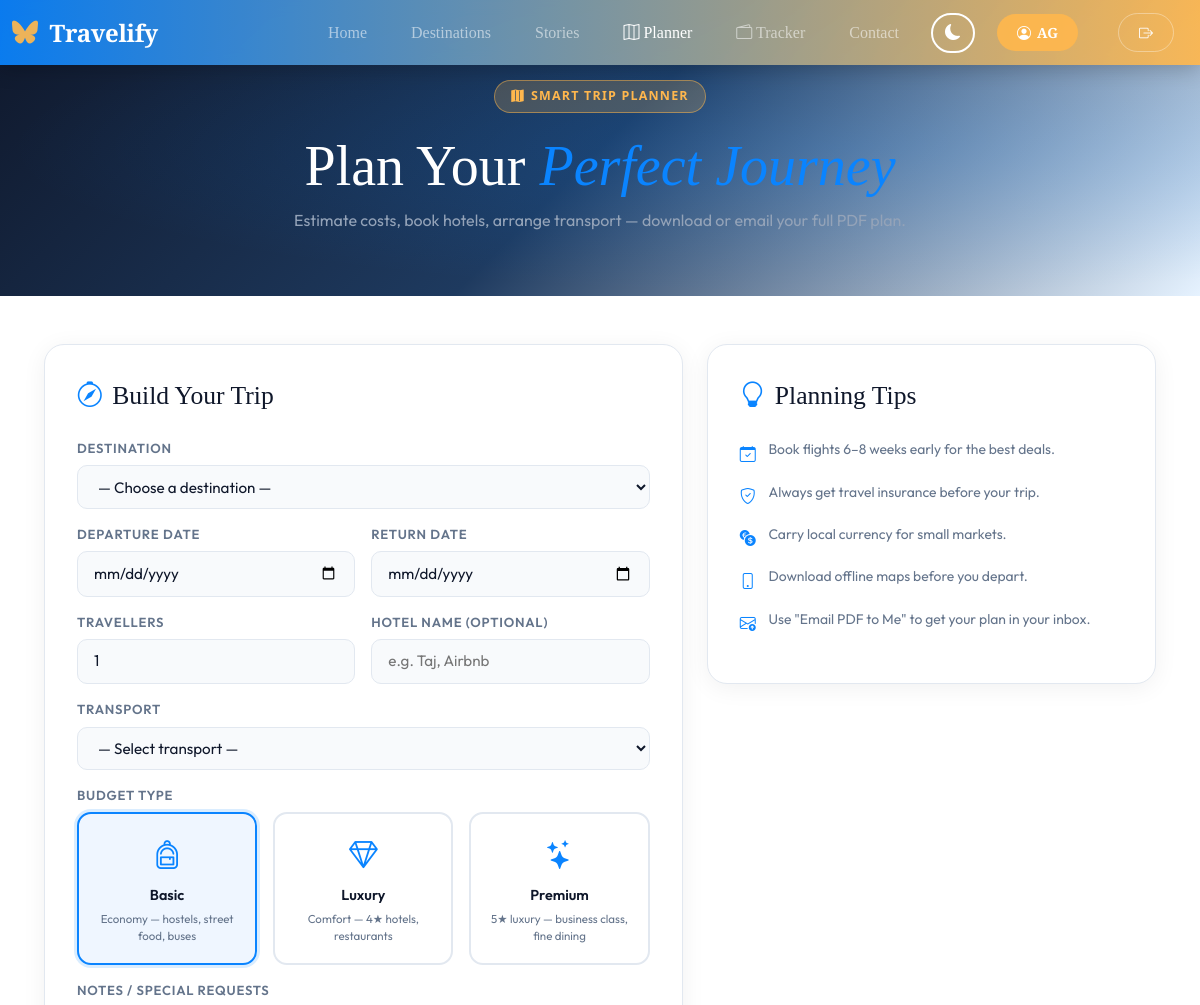
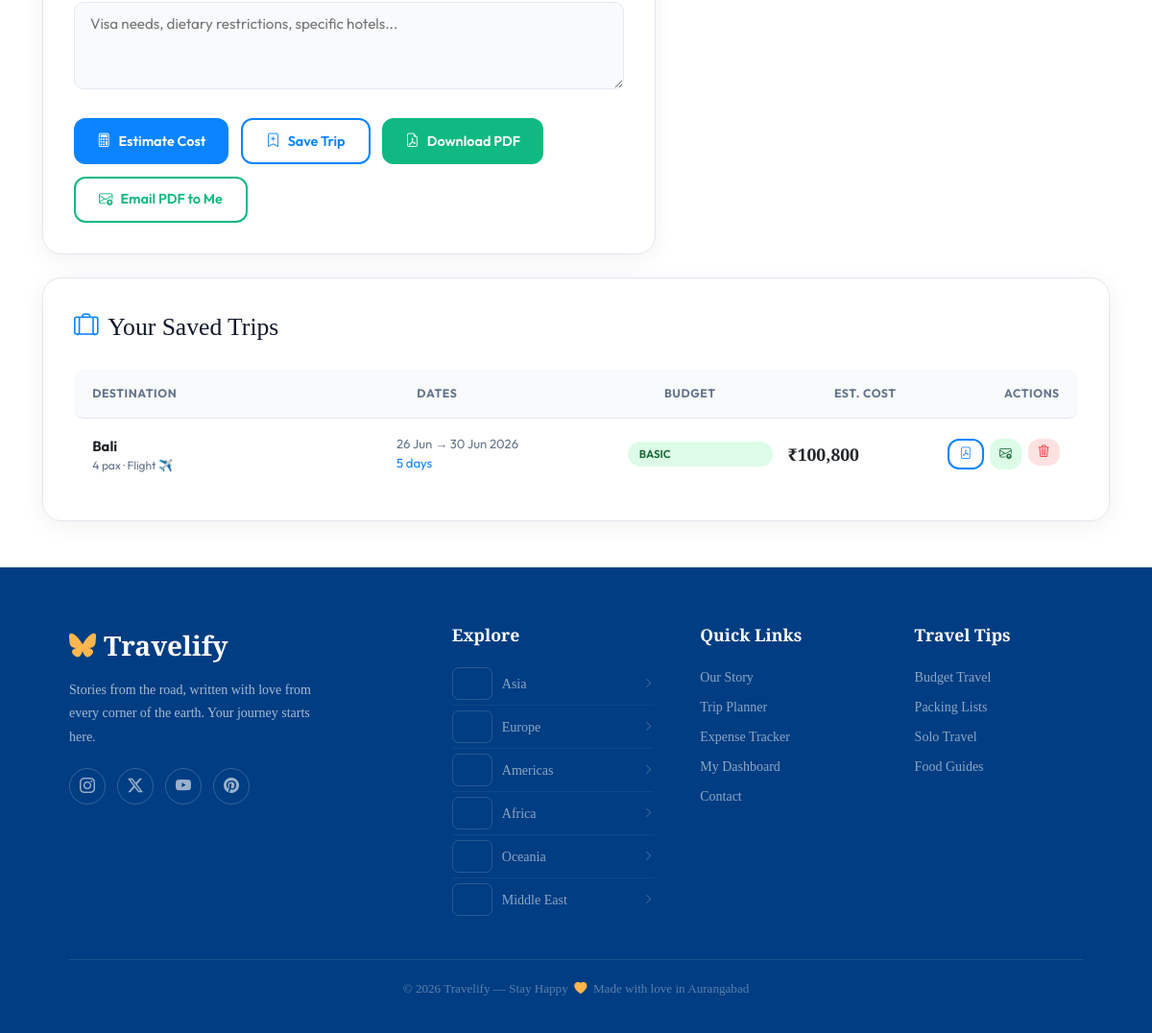
The page /planner (signed in) on the database its author committed (2 pictures, top to bottom).
### travelify/app.py (models this page shows, shortened)
class User(UserMixin, db.Model):
    id         = db.Column(db.Integer,     primary_key=True)
    name       = db.Column(db.String(100), nullable=False)
    email      = db.Column(db.String(150), unique=True, nullable=False)
    password   = db.Column(db.String(256), nullable=False)     # stored as a hash, never plain text
    created_at = db.Column(db.DateTime,    default=datetime.utcnow)
    trips     = db.relationship('Trip',     backref='user', lazy=True, cascade='all,delete')
    expenses  = db.relationship('Expense',  backref='user', lazy=True, cascade='all,delete')
    bookmarks = db.relationship('Bookmark', backref='user', lazy=True, cascade='all,delete')
    @property
    def initials(self):
        parts = self.name.split()
        return (parts[0][0] + (parts[-1][0] if len(parts) > 1 else '')).upper()

class Trip(db.Model):
    id             = db.Column(db.Integer,     primary_key=True)
    user_id        = db.Column(db.Integer,     db.ForeignKey('user.id'), nullable=False)
    destination    = db.Column(db.String(150), nullable=False)
    start_date     = db.Column(db.Date,        nullable=False)
    end_date       = db.Column(db.Date,        nullable=False)
    travellers     = db.Column(db.Integer,     default=1)
    budget_type    = db.Column(db.String(20),  default='basic')   # basic / luxury / premium
    hotel_name     = db.Column(db.String(200), default='')
    transport_type = db.Column(db.String(100), default='')
    notes          = db.Column(db.Text,        default='')
    estimated_cost = db.Column(db.Float,       default=0.0)
    created_at     = db.Column(db.DateTime,    default=datetime.utcnow)
    expenses = db.relationship('Expense', backref='trip', lazy=True, cascade='all,delete')
    @property
    def duration_days(self):
        return (self.end_date - self.start_date).days + 1

### travelify/app.py (the view, shortened to what this page needs)
@app.route('/planner', methods=['GET', 'POST'])
@login_required
def planner():
    estimate  = None
    breakdown = None
    trip_data = None
    all_trips = Trip.query.filter_by(user_id=current_user.id)\
                          .order_by(Trip.created_at.desc()).all()
    return render_template(
        'planner.html',
        estimate=estimate, breakdown=breakdown, trip_data=trip_data,
        all_trips=all_trips, destinations=DESTINATIONS,
        today=date.today().isoformat()
    )

### travelify/templates/planner.html (shortened to what this page needs)
{% extends "base.html" %}
{% block content %}
<div class="planner-hero">
  <span class="hero-badge" style="position:relative;"><i class="bi bi-map-fill"></i> Smart Trip Planner</span>
  <h1>Plan Your <em>Perfect Journey</em></h1>
  <p>Estimate costs, book hotels, arrange transport — download or email your full PDF plan.</p>
</div>
<div class="planner-wrap">
  <div class="row g-4">
    <div class="col-lg-7">
      <div class="plan-card">
        <div class="plan-card-title"><i class="bi bi-compass"></i> Build Your Trip</div>
        <form method="POST" action="{{ url_for('planner') }}" id="plannerForm">
          <div class="row g-3 mb-3">
            <div class="col-12">
              <label class="plan-label">Destination</label>
              <select class="plan-input" name="destination" id="destSelect" required>
                <option value="">— Choose a destination —</option>
              </select>
            </div>
            <div class="col-md-6">
              <label class="plan-label">Departure Date</label>
              <input type="date" name="start_date" class="plan-input" required
                     value="{{ trip_data.start_date.isoformat() if trip_data else '' }}" min="{{ today }}">
            </div>
            <div class="col-md-6">
              <label class="plan-label">Return Date</label>
              <input type="date" name="end_date"   class="plan-input" required
                     value="{{ trip_data.end_date.isoformat()   if trip_data else '' }}" min="{{ today }}">
            </div>
            <div class="col-md-6">
              <label class="plan-label">Travellers</label>
              <input type="number" name="travellers" class="plan-input" min="1" max="20"
                     value="{{ trip_data.travellers if trip_data else 1 }}" required>
            </div>
            <div class="col-md-6">
              <label class="plan-label">Hotel Name (optional)</label>
              <input type="text" name="hotel_name" class="plan-input" placeholder="e.g. Taj, Airbnb"
                     value="{{ trip_data.hotel_name if trip_data else '' }}">
            </div>
            <div class="col-12">
              <label class="plan-label">Transport</label>
              <select name="transport_type" class="plan-input">
                <option value="">— Select transport —</option>
              </select>
            </div>
          </div>
          <div class="mb-3">
            <label class="plan-label">Budget Type</label>
            <div class="budget-grid">
              {% for btype,icon,desc in [('basic','bi-backpack','Economy — hostels, street food, buses'),('luxury','bi-gem','Comfort — 4★ hotels, restaurants'),('premium','bi-stars','5★ luxury — business class, fine dining')] %}
              <div class="budget-opt">
                <label class="budget-lbl" for="bt_{{ btype }}">
                  <i class="bi {{ icon }}"></i>
                  <span>{{ btype.capitalize() }}</span>
                  <small>{{ desc }}</small>
                </label>
              </div>
              {% endfor %}
            </div>
          </div>
          <div class="mb-3">
            <label class="plan-label">Notes / Special Requests</label>
            <textarea name="notes" class="plan-input" rows="3"
                      placeholder="Visa needs, dietary restrictions, specific hotels...">{{ trip_data.notes if trip_data else '' }}</textarea>
          </div>
          <div class="plan-actions">
            <button type="submit" name="action" value="estimate" class="plan-btn plan-btn-primary">
              <i class="bi bi-calculator"></i> Estimate Cost
            </button>
            <button type="submit" name="action" value="save" class="plan-btn plan-btn-outline">
              <i class="bi bi-bookmark-plus"></i> Save Trip
            </button>
            <button type="submit" name="action" value="download" class="plan-btn plan-btn-success">
              <i class="bi bi-file-earmark-pdf"></i> Download PDF
            </button>
            <button type="submit" name="action" value="email" class="plan-btn plan-btn-outline"
                    style="border-color:#10b981;color:#10b981;">
              <i class="bi bi-envelope-arrow-up"></i> Email PDF to Me
            </button>
          </div>
        </form>
      </div>
    </div>
    <div class="col-lg-5">
      <div class="plan-card">
        <div class="plan-card-title"><i class="bi bi-lightbulb"></i> Planning Tips</div>
        {% for icon,tip in [('bi-calendar-check','Book flights 6–8 weeks early for the best deals.'),('bi-shield-check','Always get travel insurance before your trip.'),('bi-currency-exchange','Carry local currency for small markets.'),('bi-phone','Download offline maps before you depart.'),('bi-envelope-arrow-up','Use "Email PDF to Me" to get your plan in your inbox.')] %}
        <div style="display:flex;align-items:flex-start;gap:.8rem;margin-bottom:1rem;font-family:'Outfit',sans-serif;">
          <i class="bi {{ icon }}" style="color:#0a84ff;margin-top:.15rem;flex-shrink:0;"></i>
          <span style="font-size:.87rem;color:#64748b;">{{ tip }}</span>
        </div>
        {% endfor %}
      </div>
    </div>
  </div>
  {% if all_trips %}
  <div class="plan-card mt-4">
    <div class="plan-card-title"><i class="bi bi-suitcase-lg"></i> Your Saved Trips</div>
    <div style="overflow-x:auto;">
      <div class="trip-row" style="background:var(--pl-bg);font-weight:700;font-size:.76rem;text-transform:uppercase;color:var(--pl-muted);letter-spacing:.05em;border-radius:10px;">
        <span>Destination</span><span>Dates</span><span>Budget</span><span>Est. Cost</span><span>Actions</span>
      </div>
      {% for t in all_trips %}
      <div class="trip-row">
        <div>
          <strong style="font-size:.92rem;">{{ t.destination }}</strong>
          <div style="font-size:.75rem;color:var(--pl-muted);">{{ t.travellers }} pax · {{ t.transport_type or 'TBD' }}</div>
        </div>
        <div style="font-size:.82rem;color:var(--pl-muted);">
          {{ t.start_date.strftime('%d %b') }} → {{ t.end_date.strftime('%d %b %Y') }}<br>
          <span style="color:#0a84ff;">{{ t.duration_days }} days</span>
        </div>
        <span class="badge-budget badge-{{ t.budget_type }}">{{ t.budget_type }}</span>
        <div style="font-family:'Cormorant Garamond',serif;font-size:1.1rem;font-weight:700;">₹{{ "{:,.0f}".format(t.estimated_cost) }}</div>
        <div style="display:flex;gap:.4rem;flex-wrap:wrap;">
          <a href="{{ url_for('download_trip_pdf',trip_id=t.id) }}" class="plan-btn plan-btn-outline" style="padding:.3rem .65rem;font-size:.78rem;" title="Download PDF"><i class="bi bi-file-pdf"></i></a>
          <a href="{{ url_for('email_trip_pdf',trip_id=t.id) }}" class="plan-btn" style="padding:.3rem .65rem;font-size:.78rem;background:#dcfce7;color:#166534;border:none;" title="Email PDF"><i class="bi bi-envelope-arrow-up"></i></a>
          <form method="POST" action="{{ url_for('delete_trip',trip_id=t.id) }}" onsubmit="return confirm('Delete this trip?')">
            <button type="submit" class="plan-btn" style="padding:.3rem .65rem;font-size:.78rem;background:#fee2e2;color:#dc2626;border:none;"><i class="bi bi-trash3"></i></button>
          </form>
        </div>
      </div>
      {% endfor %}
    </div>
  </div>
  {% endif %}
</div>
{% endblock %}

### travelify/templates/base.html (shortened to what this page needs)
<!DOCTYPE html>
<html lang="en">
<head>
  <link href="https://cdn.jsdelivr.net/npm/bootstrap@5.3.8/dist/css/bootstrap.min.css" rel="stylesheet">
  <link rel="stylesheet" href="https://cdn.jsdelivr.net/npm/bootstrap-icons@1.13.1/font/bootstrap-icons.min.css">
  <link href="https://unpkg.com/aos@2.3.1/dist/aos.css" rel="stylesheet">
  <link rel="stylesheet" href="{{ url_for('static', filename='css/Travelify2.css') }}">
</head>
<body class="mybody">
<nav class="navbar navbar-expand-lg navbar-dark">
  <div class="container-fluid">
    <a class="navbar-brand" href="{{ url_for('index') }}">
      <i class="bi bi-bluesky"></i>&nbsp;&nbsp;Travelify
    </a>
    <div class="collapse navbar-collapse" id="navbarNav">
      <ul class="navbar-nav ms-auto align-items-center">
        <li class="nav-item">
          <a class="nav-link {% if request.endpoint=='index' %}active{% endif %}" href="{{ url_for('index') }}">Home</a>
        </li>
        <li class="nav-item">
          <a class="nav-link" href="{{ url_for('index') }}#destinations">Destinations</a>
        </li>
        <li class="nav-item">
          <a class="nav-link" href="{{ url_for('index') }}#blog">Stories</a>
        </li>
        <li class="nav-item">
          <a class="nav-link {% if request.endpoint=='planner' %}active{% endif %}" href="{{ url_for('planner') }}">
            <i class="bi bi-map"></i> Planner
          </a>
        </li>
        <li class="nav-item">
          <a class="nav-link {% if request.endpoint=='tracker' %}active{% endif %}" href="{{ url_for('tracker') }}">
            <i class="bi bi-wallet2"></i> Tracker
          </a>
        </li>
        <li class="nav-item">
          <a class="nav-link" href="{{ url_for('index') }}#contact">Contact</a>
        </li>
        <li class="nav-item2">
          <button id="themeToggle" class="theme-btn" type="button" title="Toggle dark mode">
            <i class="bi bi-moon-fill"></i>
          </button>
        </li>
        {% if current_user.is_authenticated %}
          <li class="nav-item">
            <a href="{{ url_for('dashboard') }}" class="login-btn" style="text-decoration:none;">
              <i class="bi bi-person-circle"></i> {{ current_user.initials }}
            </a>
          </li>
          <li class="nav-item ms-1">
            <a href="{{ url_for('logout') }}" class="login-btn" style="text-decoration:none;background:transparent;border:1px solid rgba(255,255,255,0.35);">
              <i class="bi bi-box-arrow-right"></i>
            </a>
          </li>
        {% else %}
          <li class="nav-item">
            <button class="login-btn" data-bs-toggle="modal" data-bs-target="#loginModal">
              <i class="bi bi-person-circle"></i> Login
            </button>
          </li>
        {% endif %}
      </ul>
    </div>
  </div>
</nav>
{% block content %}{% endblock %}
<footer class="site-footer">
  <div class="footer-top">
    <div class="footer-brand">
      <div class="footer-logo"><i class="bi bi-bluesky"></i> Travelify</div>
      <p>Stories from the road, written with love from every corner of the earth. Your journey starts here.</p>
      <div class="social-row">
        <a href="https://www.instagram.com/a.aryan__18/" target="_blank" rel="noopener" title="Instagram"><i class="bi bi-instagram"></i></a>
        <a href="https://x.com/golearyan22"              target="_blank" rel="noopener" title="Twitter"><i class="bi bi-twitter-x"></i></a>
        <a href="https://www.youtube.com/@AryanGole-o4x"  target="_blank" rel="noopener" title="YouTube"><i class="bi bi-youtube"></i></a>
        <a href="#" title="Pinterest"><i class="bi bi-pinterest"></i></a>
      </div>
    </div>
    <div class="footer-col footer-explore-col">
      <h5>Explore</h5>
      <a href="{{ url_for('index') }}#destinations" class="footer-dest-link">
        <div class="footer-dest-thumb footer-dest-thumb-taj"></div><span>Asia</span><i class="bi bi-chevron-right"></i>
      </a>
      <a href="{{ url_for('index') }}#destinations" class="footer-dest-link">
        <div class="footer-dest-thumb footer-dest-thumb-rome"></div><span>Europe</span><i class="bi bi-chevron-right"></i>
      </a>
      <a href="{{ url_for('index') }}#destinations" class="footer-dest-link">
        <div class="footer-dest-thumb footer-dest-thumb-ny"></div><span>Americas</span><i class="bi bi-chevron-right"></i>
      </a>
      <a href="{{ url_for('index') }}#destinations" class="footer-dest-link">
        <div class="footer-dest-thumb footer-dest-thumb-africa"></div><span>Africa</span><i class="bi bi-chevron-right"></i>
      </a>
      <a href="{{ url_for('index') }}#destinations" class="footer-dest-link">
        <div class="footer-dest-thumb footer-dest-thumb-zealand"></div><span>Oceania</span><i class="bi bi-chevron-right"></i>
      </a>
      <a href="{{ url_for('index') }}#destinations" class="footer-dest-link">
        <div class="footer-dest-thumb footer-dest-thumb-dubai"></div><span>Middle East</span><i class="bi bi-chevron-right"></i>
      </a>
    </div>
    <div class="footer-col">
      <h5>Quick Links</h5>
      <a href="{{ url_for('index') }}#about">Our Story</a>
      <a href="{{ url_for('planner') }}">Trip Planner</a>
      <a href="{{ url_for('tracker') }}">Expense Tracker</a>
      {% if current_user.is_authenticated %}
        <a href="{{ url_for('dashboard') }}">My Dashboard</a>
      {% endif %}
      <a href="{{ url_for('index') }}#contact">Contact</a>
    </div>
    <div class="footer-col">
      <h5>Travel Tips</h5>
      <a href="https://www.ef.com/wwen/blog/language/how-to-travel-on-a-budget-9-best-tips/" target="_blank" rel="noopener">Budget Travel</a>
      <a href="https://www.smartertravel.com/the-ultimate-packing-list/" target="_blank" rel="noopener">Packing Lists</a>
      <a href="https://solotravelerworld.com/expert-solo-travel-tips/" target="_blank" rel="noopener">Solo Travel</a>
      <a href="https://www.healthline.com/nutrition/healthy-eating-on-the-go" target="_blank" rel="noopener">Food Guides</a>
    </div>
  </div>
  <div class="footer-bottom">
    <p>© 2026 Travelify — Stay Happy &nbsp;<i class="bi bi-heart-fill" id="heart-icon"></i>&nbsp; Made with love in Aurangabad</p>
  </div>
</footer>
</body>
</html>

### rows shown on the page
User: initials "AG"
Trip: destination "Bali", travellers "4", transport_type "Flight ✈️", start_date "26 Jun", end_date "30 Jun 2026", duration_days "5", budget_type "BASIC", estimated_cost "100,800"

### other values the page prints
{{ btype.capitalize() }} "Basic" "Luxury" "Premium"
{{ desc }} "Economy — hostels, street food, buses" "Comfort — 4★ hotels, restaurants" "5★ luxury — business class, fine dining"
{{ tip }} "Book flights 6–8 weeks early for the best deals." "Always get travel insurance before your trip." "Carry local currency for small markets." "Download offline maps before you depart." "Use \"Email PDF to Me\" to get your plan in your inbox."
